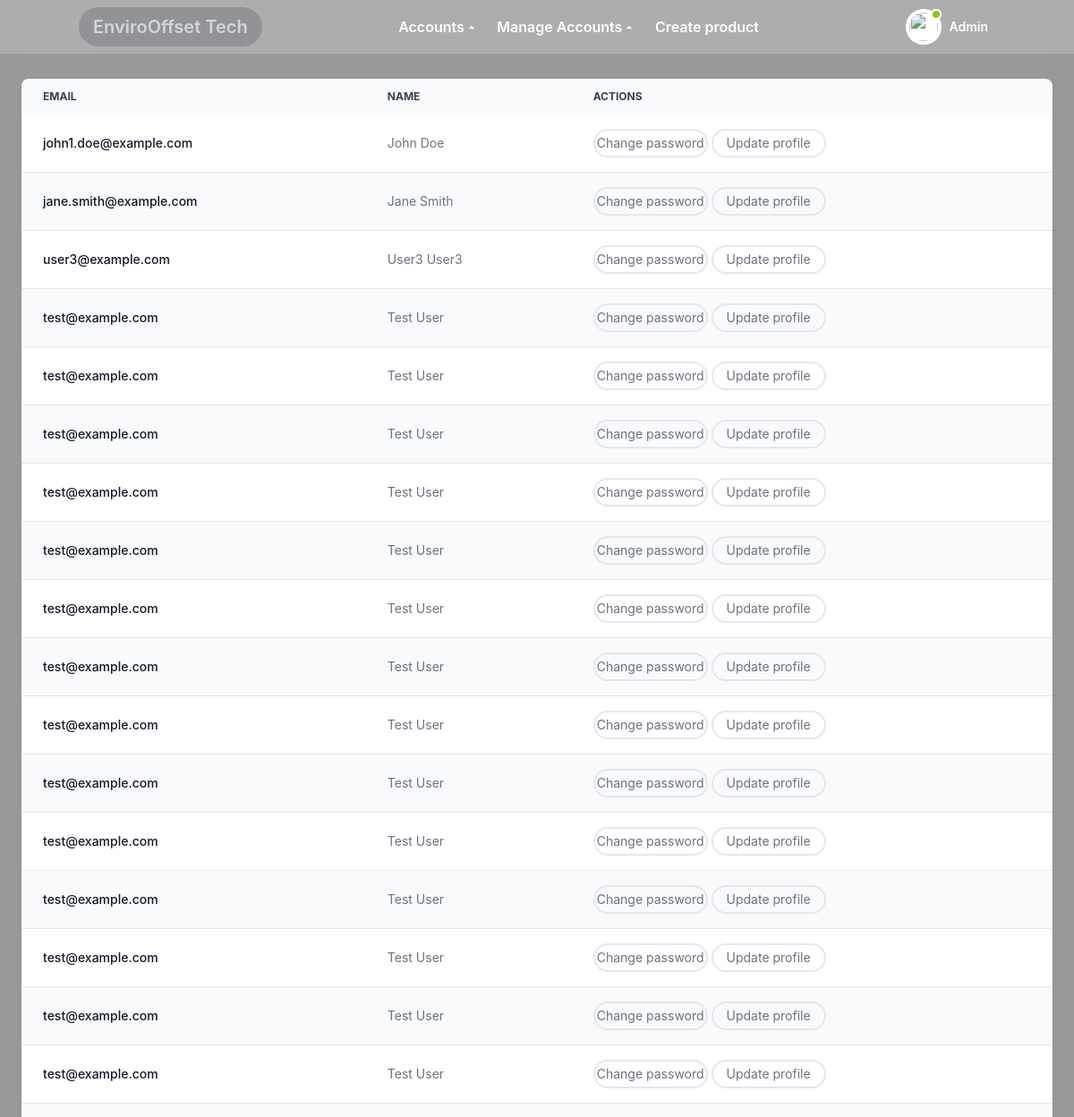
The page /admin/allUsers (signed in) on the database its author committed.
### main.py (models this page shows, shortened)
class User(db.Model):
    id=db.Column(db.Integer, primary_key=True)
    fname=db.Column(db.String(255), nullable=False)
    lname=db.Column(db.String(255), nullable=False)
    email=db.Column(db.String(255), nullable=False)
    password=db.Column(db.String(255), nullable=False)
    country=db.Column(db.String(255), nullable=False)
    total_contribution = db.Column(db.Float, default=None)
    total_carbon_offset = db.Column(db.Float, default=None)
    carbon_footprint = db.Column(db.Float, default=None)
    offset_under_neutral = db.Column(db.Float, default=None)

### main.py (the view)
@app.route("/admin/allUsers")
def admin_allUsers():
    if not session.get('admin_id'):
        return redirect('/')
    users = User().query.all()
    return render_template('admin/allUsers.html',users=users)

### templates/admin/allUsers.html (shortened to what this page needs)
<!DOCTYPE html>
<html lang="en">
<head>
    <link href="https://fonts.bunny.net/css?family=figtree:400,500,600&display=swap" rel="stylesheet" />
    <link href='https://unpkg.com/boxicons@2.1.4/css/boxicons.min.css' rel='stylesheet'>
    <link href="https://cdn.jsdelivr.net/npm/remixicon@3.5.0/fonts/remixicon.css" rel="stylesheet">
    <link rel="stylesheet" href="{{ url_for('static', filename='styles/layout.css') }}">
    <script src="https://cdn.tailwindcss.com"></script>
</head>
<body class="text-gray-800 font-inter bg-cover bg-fixed bg-center" style="background-image: linear-gradient(rgba(0, 0, 0, 0.4), rgba(0, 0, 0, 0.4)), url('{{ url_for('static', filename='images/SolarPanels.jpg') }}')">
    {% include 'admin/navbar.html' %}
    <main class="md:mt-16 min-h-screen transition-all main">
        <div class="p-6">
            <div class="flex-auto relative overflow-x-auto shadow-md sm:rounded-lg h-screen">
                <table class="w-full text-sm text-left rtl:text-right text-gray-500 dark:text-gray-400">
                    <thead class="text-xs text-gray-700 uppercase bg-gray-50 dark:bg-gray-700 dark:text-gray-400">
                        <tr>
                            <th scope="col" class="px-6 py-3">
                                Email
                            </th>
                            <th scope="col" class="px-6 py-3">
                                Name
                            </th>
                            <th scope="col" class="px-6 py-3">
                                Actions
                            </th>
                        </tr>
                    </thead>
                    <tbody>
                        {% for user in users %}
                        <tr class="odd:bg-white odd:dark:bg-gray-900 even:bg-gray-50 even:dark:bg-gray-800 border-b dark:border-gray-700">
                            <th scope="row" class="px-6 py-4 font-medium text-gray-900 whitespace-nowrap dark:text-white">
                                {{user.email}}
                            </th>
                            <td class="px-6 py-4">
                                {{user.fname}} {{user.lname}}
                            </td>
                            <td class="px-6 py-4">
                                        <a href="/admin/changeUserPwd/{{user.id}}">
                                            <button class="btn font-normal h-8 border-gray-200 border-2 rounded-2xl w-32">Change password</button>
                                        </a>
                                        <a href="/admin/changeUserProfile/{{user.id}}">
                                            <button class="btn btn font-normal h-8 border-gray-200 border-2 rounded-2xl w-32">Update profile</button>
                                        </a>
                            </td>
                        </tr>
                        {% endfor %}
                    </tbody>
                </table>
            </div>
        </div>
    </main>
</body>
</html>

### static/styles/layout.css (style rules this page uses)
html { line-height: 1.5; -webkit-text-size-adjust: 100%; -moz-tab-size: 4; -o-tab-size: 4; tab-size: 4; font-family: ui-sans-serif, system-ui, -apple-system, BlinkMacSystemFont, "Segoe UI", Roboto, "Helvetica Neue", Arial, "Noto Sans", sans-serif, "Apple Color Emoji", "Segoe UI Emoji", "Segoe UI Symbol", "Noto Color Emoji"; font-feature-settings: normal; font-variation-settings: normal; }
body { margin: 0; line-height: inherit; }
a { color: inherit; text-decoration: inherit; }
table { text-indent: 0; border-color: inherit; border-collapse: collapse; }
button, input, optgroup, select, textarea { font-family: inherit; font-feature-settings: inherit; font-variation-settings: inherit; font-size: 100%; font-weight: inherit; line-height: inherit; color: inherit; margin: 0; padding: 0; }
button, select { text-transform: none; }
button, [type='button'], [type='reset'], [type='submit'] { -webkit-appearance: button; background-color: transparent; background-image: none; }
button, [role="button"] { cursor: pointer; }
.relative { position: relative; }
.h-8 { height: 2rem; }
.min-h-screen { min-height: 100vh; }
.w-full { width: 100%; }
.overflow-x-auto { overflow-x: auto; }
.border-b { border-bottom-width: 1px; }
.border-gray-200 { --tw-border-opacity: 1; border-color: rgb(229 231 235 / var(--tw-border-opacity)); }
.bg-gray-50 { --tw-bg-opacity: 1; background-color: rgb(249 250 251 / var(--tw-bg-opacity)); }
.p-6 { padding: 1.5rem; }
.px-6 { padding-left: 1.5rem; padding-right: 1.5rem; }
.text-left { text-align: left; }
.font-inter { font-family: 'Inter', sans-serif; }
.text-sm { font-size: 0.875rem; line-height: 1.25rem; }
.font-medium { font-weight: 500; }
.font-normal { font-weight: 400; }
.uppercase { text-transform: uppercase; }
.text-gray-800 { --tw-text-opacity: 1; color: rgb(31 41 55 / var(--tw-text-opacity)); }
.shadow-md { --tw-shadow: 0 4px 6px -1px rgb(0 0 0 / 0.1), 0 2px 4px -2px rgb(0 0 0 / 0.1); --tw-shadow-colored: 0 4px 6px -1px var(--tw-shadow-color), 0 2px 4px -2px var(--tw-shadow-color); box-shadow: var(--tw-ring-offset-shadow, 0 0 #0000), var(--tw-ring-shadow, 0 0 #0000), var(--tw-shadow); }
.transition-all { transition-property: all; transition-timing-function: cubic-bezier(0.4, 0, 0.2, 1); transition-duration: 150ms; }

### rows shown on the page
User: email "john1.doe@example.com", fname "John", lname "Doe"
User: email "jane.smith@example.com", fname "Jane", lname "Smith"
User: email "user3@example.com", fname "User3", lname "User3"
User: email "test@example.com", fname "Test", lname "User"
User: email "test@example.com", fname "Test", lname "User"
User: email "test@example.com", fname "Test", lname "User"
User: email "test@example.com", fname "Test", lname "User"
User: email "test@example.com", fname "Test", lname "User"
User: email "test@example.com", fname "Test", lname "User"
User: email "test@example.com", fname "Test", lname "User"
User: email "test@example.com", fname "Test", lname "User"
User: email "test@example.com", fname "Test", lname "User"
User: email "test@example.com", fname "Test", lname "User"
User: email "test@example.com", fname "Test", lname "User"
User: email "test@example.com", fname "Test", lname "User"
User: email "test@example.com", fname "Test", lname "User"
User: email "test@example.com", fname "Test", lname "User"
